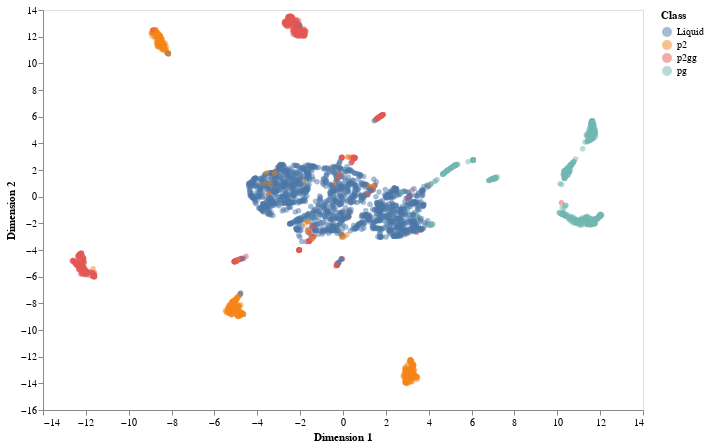

Notebook code for this chart:
### Code cell
data = pd.DataFrame({
    "dim1": X_rt[:, 0], 
    "dim2": X_rt[:, 1], 
    "class": pd.Categorical.from_codes(y, categories=["Liquid", "p2", "p2gg", "pg"])
})

chart = alt.Chart(data.sample(n=3000)).mark_circle(opacity=0.5).encode(
    x=alt.X("dim1:Q", title="Dimension 1"),
    y=alt.Y("dim2:Q", title="Dimension 2"),
    color=alt.Color("class:N", title="Class"),
)
chart

### Figure 1 — Vega-Lite specification as saved in the notebook (floating-point values rounded to 4 significant figures; data arrays with more than 128 entries replaced by an {"elided": "..."} marker saying what was removed)
{"$schema": "https://vega.github.io/schema/vega-lite/v2.6.0.json", "config": {"axis": {"grid": false}, "view": {"height": 400, "width": 600}}, "data": {"name": "data-9bcdb8a705410afbeecf5f0cf5d306ce"}, "datasets": {"data-9bcdb8a705410afbeecf5f0cf5d306ce": {"elided": "3000 records"}}, "encoding": {"color": {"field": "class", "title": "Class", "type": "nominal"}, "x": {"field": "dim1", "title": "Dimension 1", "type": "quantitative"}, "y": {"field": "dim2", "title": "Dimension 2", "type": "quantitative"}}, "mark": {"opacity": 0.5, "type": "circle"}}
